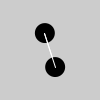
Frame 1 (no input)
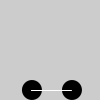
Frame 60 (the mouse pressed at the canvas centre just before this capture)
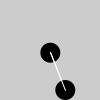
Frame 120 (the mouse held since frame 60 and released just before this capture)

The Processing sketch that drew these frames (run headless with seeded random() and noise(); from frame 60 on, the mouse is pressed at the canvas centre):

// Processing sketch: processing
// ── processing.pde
FixedSpring s1,s2;
float gravity=1.2; 

void setup(){
  size(100,100);
  smooth();
  fill(0);
  s1=new FixedSpring(45,33,1.5,gravity,40.0);
  s2=new FixedSpring(55,66,1.5,gravity,40.0);
}

void draw(){
  background(204);
  s1.update(s2.x,s2.y);
  s2.update(s1.x,s1.y);
  s1.display(s2.x,s2.y);
  s2.display(s1.x,s1.y);
  if(mousePressed==true){
    s1.x=mouseX;
    s1.y=mouseY;
  }
}

class Spring2D{
  float vx,vy;
  float x,y;
  float gravity;
  float mass;
  float radius=10;
  float stiffness=0.2;
  float damping=0.7;

  Spring2D(float xpos,float ypos,float m,float g){
    x=xpos;
    y=ypos;
    mass=m;
    gravity=g;
  }

  void update(float targetX,float targetY){
    float forceX=(targetX-x)*stiffness;
    float ax=forceX/mass;
    vx=damping*(vx+ax);
    x+=vx;
    float forceY=(targetY-y)*stiffness;
    forceY+=gravity;
    float ay=forceY/mass;
    vy=damping*(vy+ay);
    y+=vy;
  }

  void display(float nx,float ny){
    noStroke();
    ellipse(x, y, radius*2, radius*2);
    stroke(255);
    line(x,y,nx,ny);
  }
}

class FixedSpring extends Spring2D{
  float springLength;

  FixedSpring(float xpos,float ypos,float m,float g,float s){
    super(xpos,ypos,m,g);
    springLength=s;
  }

  void update(float newX,float newY){
    float dx=x-newX;
    float dy=y-newY;
    float angle=atan2(dy,dx);
    float targetX=newX+cos(angle)*springLength;
    float targetY=newY+sin(angle)*springLength;
    super.update(targetX,targetY);
    x=constrain(x, radius, width-radius);
    y=constrain(y, radius, height-radius);
  }
}
